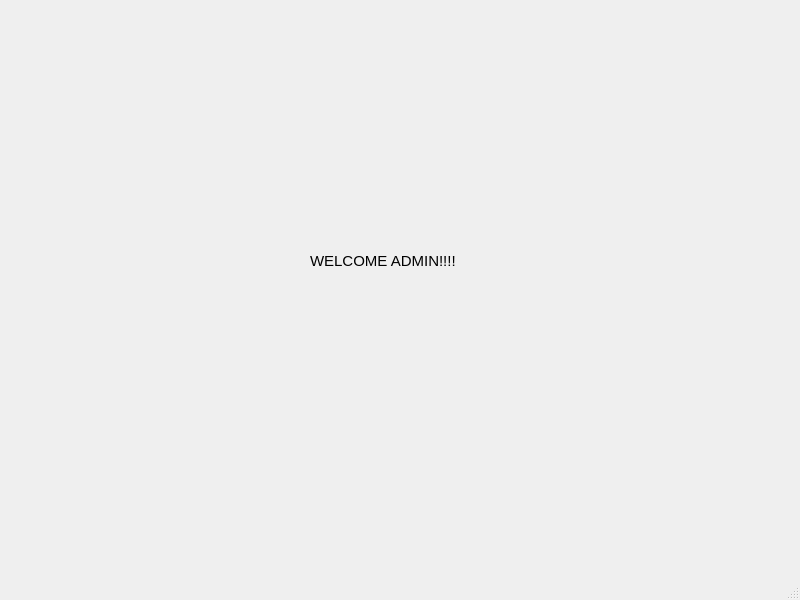
<?xml version="1.0" encoding="UTF-8"?>
<ui version="4.0">
 <class>MainWindow</class>
 <widget class="QMainWindow" name="MainWindow">
  <property name="geometry">
   <rect>
    <x>0</x>
    <y>0</y>
    <width>800</width>
    <height>600</height>
   </rect>
  </property>
  <property name="windowTitle">
   <string>MainWindow</string>
  </property>
  <widget class="QWidget" name="centralwidget">
   <widget class="QLabel" name="label">
    <property name="geometry">
     <rect>
      <x>310</x>
      <y>220</y>
      <width>161</width>
      <height>81</height>
     </rect>
    </property>
    <property name="font">
     <font>
      <pointsize>11</pointsize>
     </font>
    </property>
    <property name="text">
     <string>WELCOME ADMIN!!!!</string>
    </property>
   </widget>
  </widget>
  <widget class="QMenuBar" name="menubar">
   <property name="geometry">
    <rect>
     <x>0</x>
     <y>0</y>
     <width>800</width>
     <height>26</height>
    </rect>
   </property>
  </widget>
  <widget class="QStatusBar" name="statusbar"/>
 </widget>
 <resources/>
 <connections/>
</ui>
